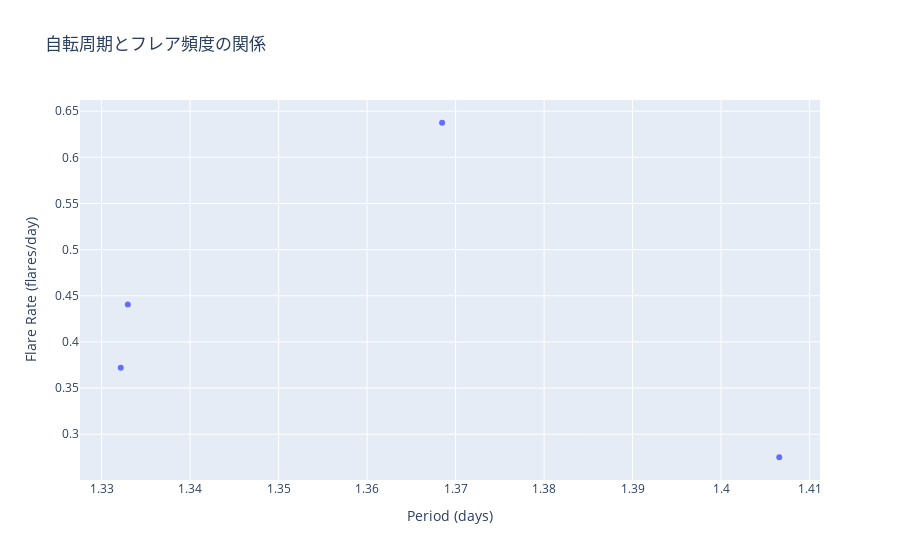

The code cell stored with this chart in its notebook:
### Code cell
# 周期とフレア頻度の相関
fig = px.scatter(
    x=FlareDetector_V889_Her.array_per,
    y=FlareDetector_V889_Her.array_flare_ratio,
    title="自転周期とフレア頻度の関係",
    labels={"x": "Period (days)", "y": "Flare Rate (flares/day)"}
)
fig.show()

### Figure 1 — Plotly figure (JSON) as saved in the notebook; plotly's stock layout.template omitted (floating-point values rounded to 4 significant figures)
{"data": [{"hovertemplate": "Period (days)=%{x}<br>Flare Rate (flares/day)=%{y}<extra></extra>", "legendgroup": "", "marker": {"color": "#636efa", "symbol": "circle"}, "mode": "markers", "name": "", "orientation": "v", "showlegend": false, "type": "scatter", "x": [1.368, 1.333, 1.332, 1.407], "xaxis": "x", "y": [0.6375, 0.4406, 0.3719, 0.275], "yaxis": "y"}], "layout": {"legend": {"tracegroupgap": 0}, "title": {"text": "自転周期とフレア頻度の関係"}, "xaxis": {"anchor": "y", "domain": [0, 1], "title": {"text": "Period (days)"}}, "yaxis": {"anchor": "x", "domain": [0, 1], "title": {"text": "Flare Rate (flares/day)"}}}}
